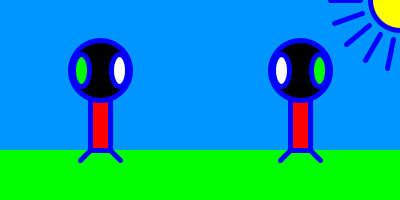
Frame 1 (no input)
Frame 2 (the mouse pressed at the canvas centre, redrawn once): identical to frame 1, image omitted

The Processing sketch that drew this single still picture (run headless with seeded random() and noise(); the mouse was pressed at the canvas centre and the sketch redrawn once):

// Processing sketch: Zad1
// ── Zad1.pde
interface XD {
  float calc(float a);
};

void setup() {
  size(400, 200);
  noLoop();
}

void draw() {
  rectMode(CENTER);
  
  // Niebo
  background(0, 150, 255);
  
  // Trawa
  fill(0, 255, 0);
  noStroke();
  rect(200, 175, 400, 50);
  
  // Inne rzeczy
  stroke(0, 0, 255);
  strokeWeight(5);
  
  // Słońce
  fill(255, 255, 0);
  float alpha = 0;
  XD radians = (a) -> { return a * PI / 180; };
  line(400 - 40 * cos(radians(alpha)), 40 * sin(radians(alpha)), 400 - 70 * cos(radians(alpha)), 70 * sin(radians(alpha)));
  alpha += 20;
  line(400 - 40 * cos(radians(alpha)), 40 * sin(radians(alpha)), 400 - 70 * cos(radians(alpha)), 70 * sin(radians(alpha)));
  alpha += 20;
  line(400 - 40 * cos(radians(alpha)), 40 * sin(radians(alpha)), 400 - 70 * cos(radians(alpha)), 70 * sin(radians(alpha)));
  alpha += 20;
  line(400 - 40 * cos(radians(alpha)), 40 * sin(radians(alpha)), 400 - 70 * cos(radians(alpha)), 70 * sin(radians(alpha)));
  alpha += 20;
  line(400 - 40 * cos(radians(alpha)), 40 * sin(radians(alpha)), 400 - 70 * cos(radians(alpha)), 70 * sin(radians(alpha)));
  alpha += 20;
  line(400 - 40 * cos(radians(alpha)), 40 * sin(radians(alpha)), 400 - 70 * cos(radians(alpha)), 70 * sin(radians(alpha)));
  circle(400, 0, 60);
  
  // Chmury
  
  // Osoba 1
  fill(255, 0, 0);
  rect(100, 100, 20, 100);
  fill(0);
  ellipse(100, 70, 60, 60);
  fill(0, 255, 0);
  ellipse(81, 70, 16, 32);
  fill(255);
  ellipse(119, 70, 16, 32);
  fill(0, 0, 255);
  line(90, 150, 80, 160);
  line(110, 150, 120, 160);
  
  // Osoba 2
  fill(255, 0, 0);
  rect(300, 100, 20, 100);
  fill(0);
  ellipse(300, 70, 60, 60);
  fill(0, 255, 0);
  ellipse(319, 70, 16, 32);
  fill(255);
  ellipse(281, 70, 16, 32);
  fill(0, 0, 255);
  line(290, 150, 280, 160);
  line(310, 150, 320, 160);
}
